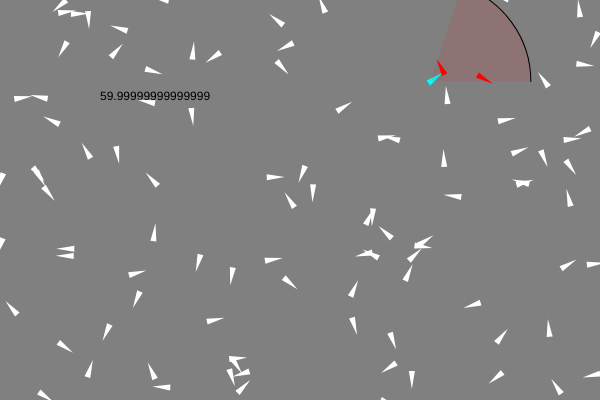
Frame 1 (no input)
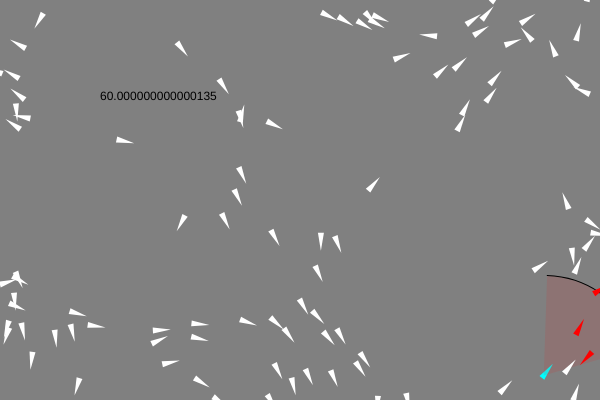
Frame 60 (no input)
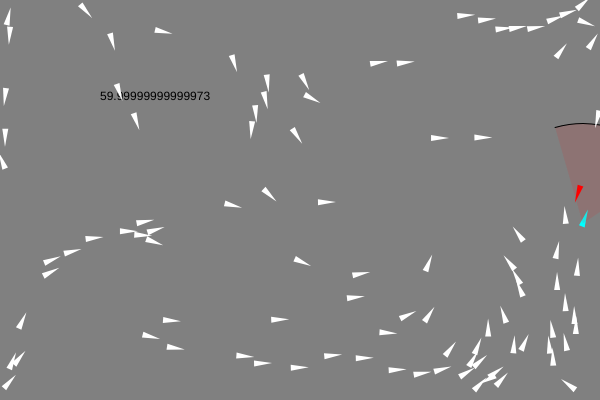
Frame 120 (the mouse pressed at the canvas centre since frame 60)

The p5.js sketch that drew these frames (run headless with seeded random() and noise() and a simulated clock; from frame 60 on, the mouse is pressed at the canvas centre):

// p5.js sketch
// ── sketch.js
const boids = []

let alignSlider, cohesionSlider, separationSlider

let periphery

function setup() 
{
	createCanvas(600, 400)
	colorMode(RGB, 1)
	periphery = PI/5


	alignSlider = createSlider(0, 5, 1.1, 0.1)
	cohesionSlider = createSlider(0, 5, 1.1, 0.1)
	separationSlider = createSlider(0, 5, 1.1, 0.1)

	for (let i = 0; i < 100; i++) 
	{
		boids.push(new Boid())
	}
}

function draw() 
{
	background(0.5)
	text(frameRate(), 100, 100)

	boids[0].color = color(0, 1, 1)

	for (let boid of boids) 
	{
		boid.edges()
		boid.flock(boids)
		boid.update()


		boid.show()

		if (boid == boids[0])
		{
			push()
				//noStroke()
				fill(1, 0, 0, 0.1)
				translate(boid.position.x, boid.position.y)
				rotate(boid.velocity.heading())

				//arc(x, y, w, h, start, stop, [mode], [detail])
				arc(0, 0, 200, 200, -periphery, periphery)
			pop()


			boid.mark_detected(boids, 100)
		}
	}
}




function mousePressed() {
  noLoop()
}

function mouseReleased() {
  loop()
}
// ── boid.js
// Flocking
// Daniel Shiffman
// https://thecodingtrain.com/CodingChallenges/124-flocking-boids.html
// https://youtu.be/mhjuuHl6qHM
// https://editor.p5js.org/codingtrain/sketches/ry4XZ8OkN

class Boid 
{
    constructor() 
    {
        this.position = createVector(random(width), random(height))
        this.velocity = p5.Vector.random2D()
        this.velocity.setMag(random(2, 3))
        this.acceleration = createVector()
        this.maxForce = 0.1
        this.maxSpeed = 3
        this.color = color(1,1,1)
    }

    edges() 
    {
        if (this.position.x > width) 
        {
          this.position.x = 0
        } else if (this.position.x < 0) 
        {
          this.position.x = width
        }
        if (this.position.y > height) 
        {
          this.position.y = 0
        } else if (this.position.y < 0) 
        {
          this.position.y = height
        }
    }




    align(boids, radius) 
    {
        let steering = createVector()
        let total = 0
        for (let other of boids) 
        {
            let comparison =  p5.Vector.sub(other.position,this.position)
            let d = dist(this.position.x,this.position.y, other.position.x, other.position.y)
            let angle = comparison.angleBetween(this.velocity)

            if (other != this && abs(angle) < periphery && d < radius) 
            {
                steering.add(other.velocity)
                total++
            }
        }
        if (total > 0) 
        {
            steering.div(total)
            steering.setMag(this.maxSpeed)
            steering.sub(this.velocity)
            steering.limit(this.maxForce)
        }
        return steering
    }

    separation(boids, radius) 
    {
        let steering = createVector()
        let total = 0
        for (let other of boids) 
        {
            let comparison =  p5.Vector.sub(other.position,this.position)           
            let angle = comparison.angleBetween(this.velocity)
            let d = dist(this.position.x,this.position.y, other.position.x, other.position.y)

            //if (other != this && abs(angle) < periphery && d < radius) 
            if (other != this && d < radius) 
            {
                let diff = p5.Vector.sub(this.position, other.position)
                diff.div(d * d)
                steering.add(diff)
                total++
            }
        }

        if (total > 0) 
        {
            steering.div(total)
            steering.setMag(this.maxSpeed)
            steering.sub(this.velocity)
            steering.limit(this.maxForce)
        }
        return steering
    }

    cohesion(boids, radius) 
    {
        let steering = createVector()
        let total = 0
        for (let other of boids) 
        {
            let comparison =  p5.Vector.sub(other.position,this.position)
            let d = dist(this.position.x,this.position.y, other.position.x, other.position.y)
            let angle = comparison.angleBetween(this.velocity)


            if (other != this && abs(angle) < periphery && d < radius) 
            {
                steering.add(other.position)
                total++
            }
        }

        if (total > 0) 
        {
            steering.div(total)
            steering.sub(this.position)
            steering.setMag(this.maxSpeed)
            steering.sub(this.velocity)
            steering.limit(this.maxForce)
        }
        return steering
    }


    detect(other, radius)
    {
        let comparison =  p5.Vector.sub(other.position,this.position)
        let d = dist(this.position.x,this.position.y, other.position.x, other.position.y)
        let angle = comparison.angleBetween(this.velocity)


        if (abs(angle) < periphery && d < radius)
        {
            return true
        }
        else
        {
            return false
        }
    }



    mark_detected(boids, radius)
    {
        for (let other of boids) 
        {
            let comparison =  p5.Vector.sub(other.position,this.position)
            let d = dist(this.position.x,this.position.y, other.position.x, other.position.y)

            let angle = comparison.angleBetween(this.velocity)


            if (abs(angle) < periphery && d < radius)
            {
                other.color = color(1, 0, 0)
            }
            else
            {
                other.color = color(1, 1, 1)
            }
        }
    }



    flock(boids) 
    {
        let alignment = this.align(boids, 100)
        let cohesion = this.cohesion(boids, 100)
        let separation = this.separation(boids, 100)

        alignment.mult(alignSlider.value())
        cohesion.mult(cohesionSlider.value())
        separation.mult(separationSlider.value())

        this.acceleration.add(alignment)
        this.acceleration.add(cohesion)
        this.acceleration.add(separation)
    } 


    update() 
    {
        this.position.add(this.velocity)
        this.velocity.add(this.acceleration)
        this.velocity.limit(this.maxSpeed)
        this.acceleration.mult(0)
    }


    show() 
    {
        push()
          noStroke()
          fill(this.color)
          translate(this.position.x, this.position.y)
          rotate(this.velocity.heading() + PI/2)
          triangle(0, -15, -3, 3, 3, 3)
        pop()
    }
}
